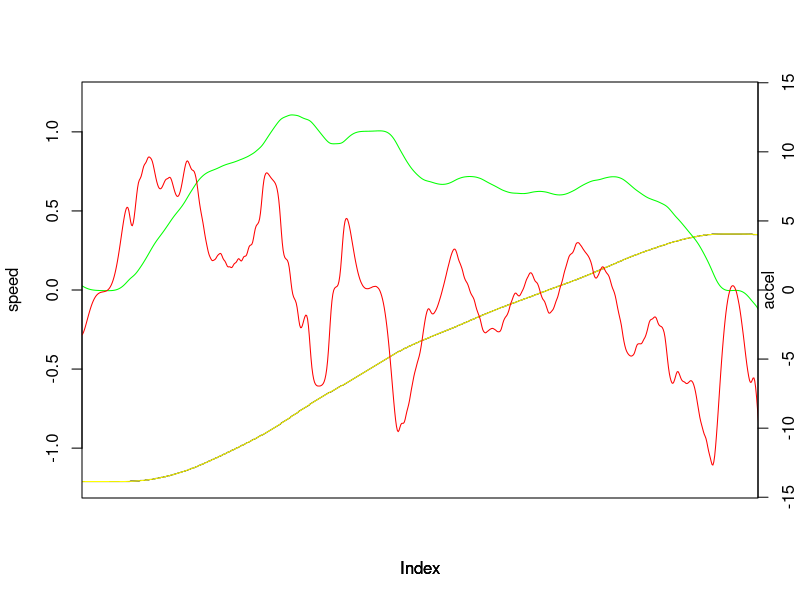

Generate this figure with R:
d=read.csv2("sample-signal-output.csv")
xini = 6545
xend = 7263

#trajectory raw and filtered
plot(d$Raw.coordinate..mm., type="l", xlim=c(xini,xend), axes=F, ylab="")
lines(d$Filtered.coordinate..mm., type="l", xlim=c(xini,xend), col="yellow")

#speed
speed = d$Velocity..mm.ms.
speedMax = max(abs(speed[xini:xend]), na.rm=T)

par(new=T)
plot(speed, type="l", xlim=c(xini,xend), col="green", ylim=c(-speedMax * 1.1, speedMax * 1.1), axes=F, ylab="speed")
axis(2)

#accel
accel = d$Acceleration..mm.ms.. * 1000
accelMax = max(abs(accel[xini:xend]), na.rm=T)

par(new=T)
plot(accel, type="l", xlim=c(xini,xend), col="red", ylim=c(-accelMax * 1.1, accelMax * 1.1), axes=F, ylab="")
mtext(side=4, "accel")
axis(4)

#end
box()
